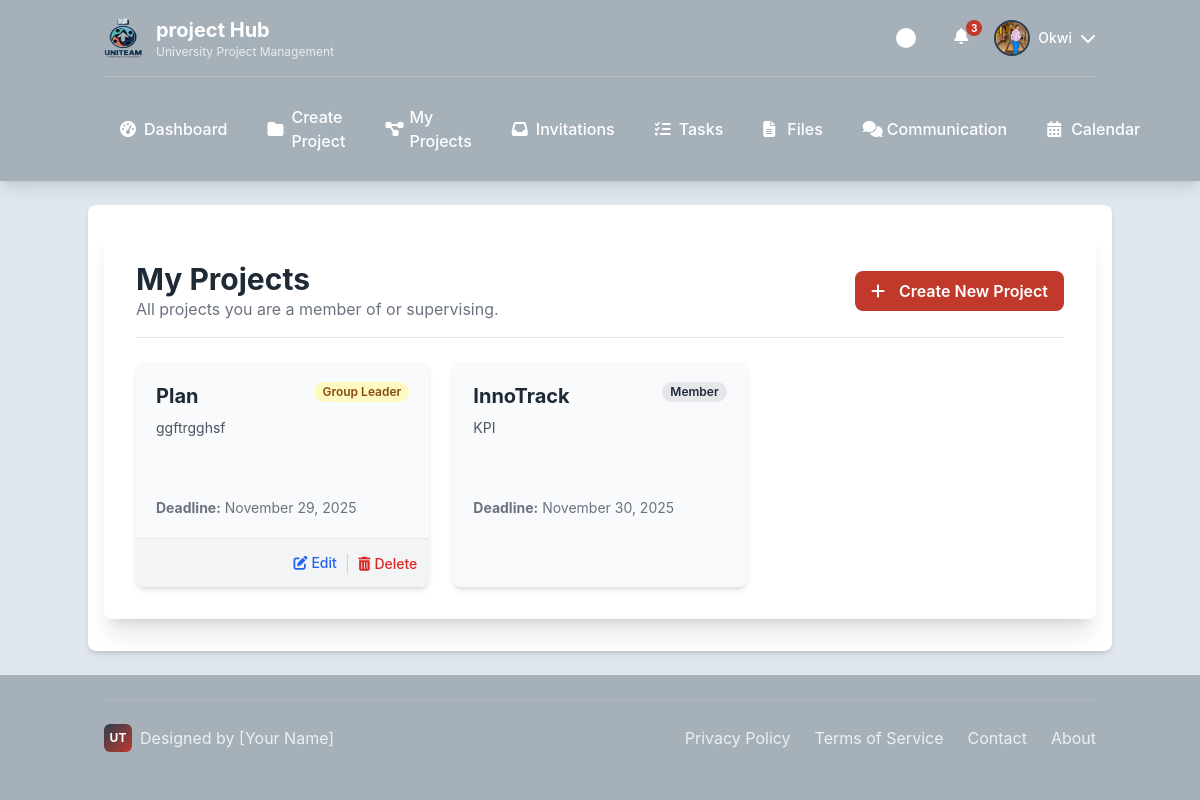
The app's page /projects/my-projects/ (signed in) with its own data.
### users/models.py (models this page shows)
class CustomUser(AbstractUser):
    class Role(models.TextChoices):
        ADMIN = "ADMIN", "Admin"
        LECTURER = "LECTURER", "Lecturer"
        STUDENT = "STUDENT", "Student"
    role = models.CharField(max_length=50, choices=Role.choices)
    avatar = models.ImageField(upload_to='avatars/', null=True, blank=True)
    is_approved = models.BooleanField(default=True)
    phone_number = models.CharField(max_length=20, blank=True)
    def get_full_name(self):
        return f"{self.first_name} {self.last_name}"

### projects/models.py (models this page shows, shortened)
class Project(models.Model):
    class LifecycleStatus(models.TextChoices):
        DRAFT = 'DRAFT', 'Draft'
        ACTIVE = 'ACTIVE', 'Active'
        SUBMITTED = 'SUBMITTED', 'Submitted'
        ARCHIVED = 'ARCHIVED', 'Archived'
    title = models.CharField(max_length=200)
    description = models.TextField()
    course_code = models.CharField(max_length=20, blank=True)
    deadline = models.DateField()
    lifecycle_status = models.CharField(
        max_length=20,
        choices=LifecycleStatus.choices,
        default=LifecycleStatus.ACTIVE,
    )
    supervisor = models.ForeignKey(
        settings.AUTH_USER_MODEL,
        on_delete=models.SET_NULL, null=True, blank=True,
        limit_choices_to={'role': 'LECTURER'}, related_name='supervised_projects'
    )
    template_used = models.ForeignKey(ProjectTemplate, on_delete=models.SET_NULL, null=True, blank=True)
    created_at = models.DateTimeField(auto_now_add=True)
    updated_at = models.DateTimeField(auto_now=True)
    class Meta:
        ordering = ['deadline', '-created_at']

### projects/views.py (the view)
# urls.py: path('my-projects/', views.my_projects_view, name='my_projects'),
@login_required
def my_projects_view(request):
    if request.user.role == CustomUser.Role.LECTURER:
        template_name = 'projects/my_projects_lecturer.html'
    else: # Default to student
        template_name = 'projects/my_projects_student.html'
    member_of_projects = Project.objects.filter(team__members=request.user)
    supervised_projects = Project.objects.filter(supervisor=request.user)
    all_projects_qs = (member_of_projects | supervised_projects).distinct().order_by('-created_at')
    projects_with_roles = all_projects_qs.annotate(
        user_role_in_project=Case(
            When(supervisor=request.user, then=Value('Supervisor')),
            When(team__teammembership__user=request.user, team__teammembership__role='LEADER', then=Value('Group Leader')),
            When(team__teammembership__user=request.user, team__teammembership__role='CO_LEADER', then=Value('Co-Leader')),
            When(team__teammembership__user=request.user, team__teammembership__role='MEMBER', then=Value('Member')),
            default=Value(''),
            output_field=models.CharField(),
        )
    )
    context = {
        'projects': projects_with_roles,
    }
    return render(request, template_name, context)

### templates/projects/my_projects_student.html (shortened to what this page needs)
{% extends "base/base_student.html" %}
{% load static %}
{% block content %}
<div class="surface shadow-xl rounded-lg p-6 md:p-8">
    <div class="flex flex-col sm:flex-row justify-between sm:items-center mb-6 border-b pb-4 gap-4">
        <div>
            <h1 class="text-3xl font-bold">My Projects</h1>
            <p class="text-gray-500">All projects you are a member of or supervising.</p>
        </div>
        <a href="{% url 'create_project' %}" class="btn btn-primary text-white font-semibold py-2 px-4 rounded-lg w-full sm:w-auto text-center">
            <i class="fas fa-plus mr-2"></i>Create New Project
        </a>
    </div>
    <div class="grid grid-cols-1 md:grid-cols-2 lg:grid-cols-3 gap-6">
        {% for project in projects %}
        <div class="card flex flex-col bg-gray-50 dark:bg-gray-700 rounded-lg shadow-md overflow-hidden transition-transform hover:transform hover:-translate-y-1">
            <a href="{% url 'project_dashboard' project.id %}" class="flex-grow p-5">
                <div class="flex justify-between items-start">
                    <h3 class="text-xl font-bold mb-2">{{ project.title }}</h3>
                    <span class="text-xs font-semibold rounded-full px-2 py-0.5
                        {% if project.user_role_in_project == 'Group Leader' %} bg-yellow-100 text-yellow-800
                        {% elif project.user_role_in_project == 'Supervisor' %} bg-blue-100 text-blue-800
                        {% else %} bg-gray-200 text-gray-800 {% endif %}">
                        {{ project.user_role_in_project }}
                    </span>
                </div>
                <p class="text-sm text-gray-600 dark:text-gray-300 mb-4 h-16 overflow-hidden">
                    {{ project.description|truncatewords:20 }}
                </p>
                <div class="text-sm text-gray-500">
                    <strong>Deadline:</strong> {{ project.deadline|date:"F j, Y" }}
                </div>
            </a>
            {% if project.user_role_in_project == 'Group Leader' %}
            <div class="bg-gray-100 dark:bg-gray-800 p-3 border-t flex justify-end items-center space-x-2">
                <a href="{% url 'edit_project' project.id %}" class="text-blue-600 hover:text-blue-800 text-sm font-medium">
                    <i class="fas fa-edit mr-1"></i>Edit
                </a>
                <span class="text-gray-300">|</span>
                <form action="{% url 'delete_project' project.id %}" method="post" onsubmit="return confirm('Are you sure you want to permanently delete this project? This cannot be undone.');">
                    <button type="submit" class="text-red-600 hover:text-red-800 text-sm font-medium">
                        <i class="fas fa-trash-alt mr-1"></i>Delete
                    </button>
                </form>
            </div>
            {% endif %}
        </div>
        {% empty %}
        <div class="col-span-1 md:col-span-2 lg:col-span-3 text-center py-12">
            <p class="text-gray-500">You are not part of any projects yet.</p>
            <a href="{% url 'create_project' %}" class="mt-4 inline-block btn btn-primary text-white font-semibold py-2 px-4 rounded-lg">Create your first project</a>
        </div>
        {% endfor %}
    </div>
</div>
{% endblock %}

### templates/base/base_student.html (shortened to what this page needs)
<!DOCTYPE html>
{% load static %}
<html lang="en">
<head>
    <script src="https://cdn.tailwindcss.com"></script>
    <link rel="stylesheet" href="https://cdnjs.cloudflare.com/ajax/libs/font-awesome/6.4.0/css/all.min.css">
    <link rel="stylesheet" href="{% static 'css/student_base.css' %}">
</head>
<body class="min-h-screen flex flex-col">
    <header class="header-bg text-white shadow-lg">
        <div class="container mx-auto px-4 py-4">
            <div class="flex justify-between items-center">
                <div class="logo-container">
                    <img src="{% static 'images/logo/uniteam_logo (1).png'%}" alt="UniTeam Logo" class="w-10 h-10 rounded-lg" onerror="this.style.display='none'; this.nextElementSibling.style.display='flex';">
                    <div>
                        <h1 class="text-xl font-bold">project Hub</h1>
                        <p class="text-xs opacity-75">University Project Management</p>
                    </div>
                </div>
                <div class="flex items-center space-x-4">
                    <div class="theme-toggle" id="themeToggle" title="Toggle Theme"></div>
                    {% if user.is_authenticated %}
                        <div class="relative cursor-pointer" id="notificationButton" title="Notifications">
                            <i class="fa-solid fa-bell w-6 h-6 text-white hover:text-accent-1 transition-colors"></i>
                            <span class="notification-badge">3</span>
                        </div>
                        <div class="profile-dropdown">
                            <div class="flex items-center gap-2 cursor-pointer" id="profileButton">
                                {% if user.avatar %}
                                    <img src="{{ user.avatar.url }}" alt="{{ user.username }}'s Avatar" class="profile-avatar object-cover">
                                {% else %}
                                    <div class="profile-avatar bg-accent-1 flex items-center justify-center text-white font-bold">
                                        {{ user.first_name.0|default:user.username.0|upper }}
                                    </div>
                                {% endif %}
                                <span class="hidden md:block text-sm font-medium">{{ user.first_name|default:user.username }}</span>
                                <i class="fa-solid fa-chevron-down w-4 h-4 transition-transform" id="profileArrow"></i>
                            </div>
                        </div>
                    {% else %}
                        <div class="flex items-center space-x-3">
                            <a href="#" class="btn btn-secondary">LOGIN</a>
                            <a href="#" class="btn btn-primary">REGISTER</a>
                        </div>
                    {% endif %}
                </div>
            </div>
            {% if user.is_authenticated %}
            <nav class="hidden md:block mt-4 pt-4 border-t border-white border-opacity-20">
                <div class="flex space-x-2">
                    <a href="{% url 'student_dashboard' %}" class="nav-link {% if request.resolver_match.url_name == 'dashboard' %}active{% endif %}">
                        <i class="fa-solid fa-gauge-high w-4 h-4"></i>
                        Dashboard
                    </a>
                    <a href="{% url 'create_project' %}" class="nav-link {% if request.resolver_match.url_name == 'projects' %}active{% endif %}">
                        <i class="fa-solid fa-folder w-4 h-4"></i>
                        Create Project
                    </a>
                    <a href="{% url 'my_projects' %}" class="nav-link {% if request.resolver_match.url_name == 'projects' %}active{% endif %}">
                        <i class="fa-solid fa-diagram-project w-4 h-4"></i>
                        My Projects
                    </a>
                    <a href="{% url 'view_invitations' %}" class="nav-link {% if request.resolver_match.url_name == 'invitations' %}active{% endif %}">
                        <i class="fa-solid fa-inbox w-4 h-4"></i>
                        Invitations
                    </a>
                    <a href="" class="nav-link {% if request.resolver_match.url_name == 'tasks' %}active{% endif %}">
                        <i class="fa-solid fa-list-check w-4 h-4"></i>
                        Tasks
                    </a>
                    <a href="#" class="nav-link {% if request.resolver_match.url_name == 'files' %}active{% endif %}">
                        <i class="fa-solid fa-file-lines w-4 h-4"></i>
                        Files
                    </a>
                    <a href="#" class="nav-link {% if request.resolver_match.url_name == 'communication' %}active{% endif %}">
                        <i class="fa-solid fa-comments w-4 h-4"></i>
                        Communication
                    </a>
                    <a href="#" class="nav-link {% if request.resolver_match.url_name == 'calendar' %}active{% endif %}">
                        <i class="fa-solid fa-calendar-days w-4 h-4"></i>
                        Calendar
                    </a>
                </div>
            </nav>
            {% endif %}
        </div>
    </header>
    <main class="flex-grow container mx-auto px-4 py-6 surface shadow-md my-6 rounded-lg">
        {% block content %}{% endblock %}
    </main>
    {% if user.is_authenticated %}
    <footer class="footer-bg text-white py-6 mt-auto">
        <div class="container mx-auto px-4">
            <div class="footer-content">
                <div class="personal-branding">
                    <div class="personal-logo">UT</div>
                    <span>Designed by [Your Name]</span>
                </div>
                <div class="footer-links">
                    <a href="#">Privacy Policy</a>
                    <a href="#">Terms of Service</a>
                    <a href="#">Contact</a>
                    <a href="#">About</a>
                </div>
            </div>
        </div>
    </footer>
    {% endif %}
</body>
</html>

### static/css/student_base.css (style rules this page uses)
:root { --light-gray: #DFE6EC; --dark-gray: #A6B0B9; --accent-1: #C0392B; --accent-2: #2C3E50; --text-dark: #1E2A35; --background: var(--light-gray); --surface: #ffffff; --header-bg: var(--dark-gray); --footer-bg: var(--dark-gray); }
body { background-color: var(--background); color: var(--text-dark); transition: all 0.3s ease; font-family: 'Inter', system-ui, -apple-system, sans-serif; }
.header-bg { background-color: var(--header-bg); }
.footer-bg { background-color: var(--footer-bg); }
.surface { background-color: var(--surface); }
.logo-container { display: flex; align-items: center; gap: 12px; }
.nav-link { position: relative; padding: 12px 16px; border-radius: 6px; transition: all 0.2s ease; font-weight: 500; display: flex; align-items: center; gap: 8px; }
.profile-dropdown { position: relative; }
.profile-avatar { width: 36px; height: 36px; border-radius: 50%; border: 2px solid var(--accent-2); cursor: pointer; transition: all 0.2s ease; }
.btn { display: inline-flex; align-items: center; gap: 6px; padding: 10px 20px; border-radius: 6px; font-weight: 500; text-decoration: none; transition: all 0.2s ease; cursor: pointer; border: none; }
.btn-primary { background-color: var(--accent-1); color: white; }
.theme-toggle { width: 44px; height: 24px; background-color: var(--dark-gray); border-radius: 12px; position: relative; cursor: pointer; transition: background-color 0.3s ease; }
.theme-toggle::before { content: ''; position: absolute; top: 2px; left: 2px; width: 20px; height: 20px; background-color: white; border-radius: 50%; transition: transform 0.3s ease; }
.footer-content { display: flex; justify-content: space-between; align-items: center; padding: 24px 0; border-top: 1px solid rgba(255,255,255,0.1); }
.footer-links { display: flex; gap: 24px; }
.footer-links a { color: rgba(255,255,255,0.8); text-decoration: none; transition: color 0.2s ease; }
.personal-branding { display: flex; align-items: center; gap: 8px; color: rgba(255,255,255,0.8); }
.personal-logo { width: 28px; height: 28px; background: linear-gradient(135deg, var(--accent-2), var(--accent-1)); border-radius: 6px; display: flex; align-items: center; justify-content: center; color: white; font-weight: bold; font-size: 12px; }
.notification-badge { position: absolute; top: -4px; right: -4px; background-color: var(--accent-1); color: white; font-size: 10px; font-weight: bold; border-radius: 10px; min-width: 16px; height: 16px; display: flex; align-items: center; justify-content: center; padding: 0 4px; }

### records on screen
CustomUser: avatar (picture), first_name "Okwi"
Project: title "Plan", user_role_in_project "Group Leader", description "ggftrgghsf", deadline "November 29, 2025", shows "Edit"
Project: title "InnoTrack", user_role_in_project "Member", description "KPI", deadline "November 30, 2025"
